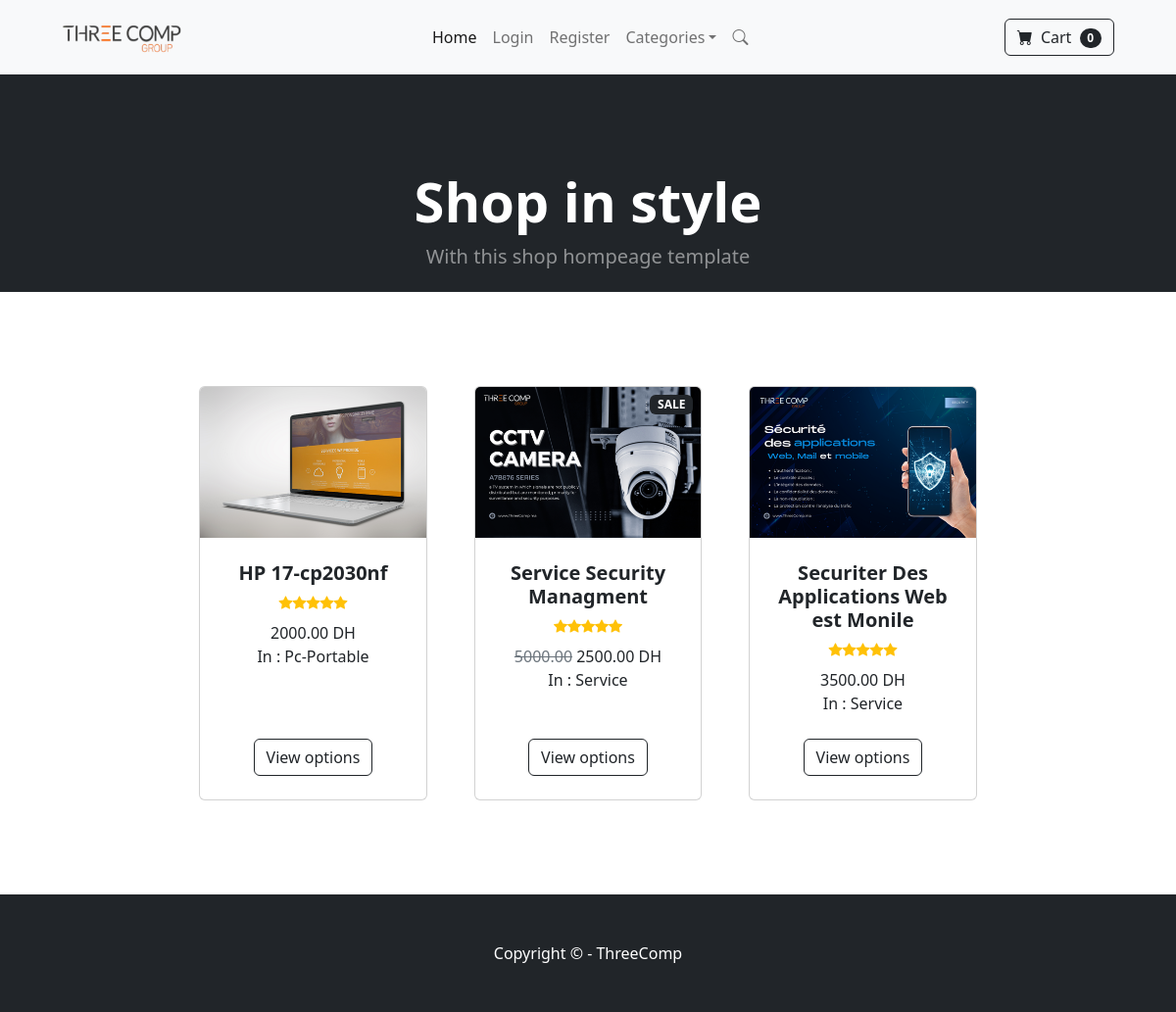
The app's page /base/ with its own data.
### Ecommerce_Website/models.py (models this page shows, shortened)
class produit(models.Model):
    DISPO_CHOICES = [
        ('DISPO', 'DISPONIBLE'),
        ('REP', 'RUPTURE DE STOCK'),
        ('SALE', 'SALE'),
    ]
    name = models.CharField(max_length=100)
    price = models.DecimalField(default=0, decimal_places=2, max_digits=6)
    categorie = models.ForeignKey(categories, on_delete=models.CASCADE, default=1)  # Par défaut, une catégorie
    description = HTMLField()  # Utiliser RichTextField pour les descriptions riches
    dispo = models.CharField(max_length=6, choices=DISPO_CHOICES, default='DISPO')
    image1 = models.ImageField(upload_to='produit/')
    is_sale = models.BooleanField(default=False)
    sale_price = models.DecimalField(default=0, decimal_places=2, max_digits=6)
    class Meta:
        verbose_name_plural = 'Les Produits'

class categories(models.Model):
    name_cat = models.CharField(max_length=100)
    img_cat = models.ImageField(upload_to='categorie/',blank=True)
    def __str__(self):
        return self.name_cat
    class Meta:
        verbose_name_plural = 'Categories'

### Ecommerce_Website/views.py (the view)
# urls.py: path('base/', views.materiel_HOME, name='base'),
def materiel_HOME(request):
    products = produit.objects.all()
    return render(request, 'Ecom/index.html',{'products':products})

### cart/cart.py (called while the page is built)
    def __len__(self):
        return len(self.cart)

### cart/context_processors.py (called while the page is built)
def cart(request):
    return {'cart': Cart(request)}

### Templates/Ecom/index.html
{% extends 'Ecom/base.html' %}
{% load static %}
{% block content %}
        <header class="bg-dark py-5" >
            <div class="container px-4 px-lg-5 my-5" style="height: 30px;">
                <div class="text-center text-white">
                    <h1 class="display-4 fw-bolder">Shop in style</h1>
                    <p class="lead fw-normal text-white-50 mb-0">With this shop hompeage template</p>
                </div>
            </div>
        </header>
        <section class="py-5">
            <div class="container px-4 px-lg-5 mt-5">
                <div class="row gx-4 gx-lg-5 row-cols-2 row-cols-md-3 row-cols-xl-4 justify-content-center">
                    {% for p in products %}
                    <div class="col mb-5">
                        <div class="card h-100">
                            {% if p.dispo == 'REP' %}
                                <div class="badge bg-dark text-white position-absolute" style="top: 0.5rem; right: 0.5rem">Rupture de Stock</div>
                            {% elif p.dispo == 'SALE'%}
                                <div class="badge bg-dark text-white position-absolute" style="top: 0.5rem; right: 0.5rem">SALE</div>
                            {% endif %}
                            <img class="card-img-top" src="{{p.image1.url}}" alt="..." />
                            <div class="card-body p-4">
                                <div class="text-center">
                                    <h5 class="fw-bolder">{{p.name}}</h5>
                                    <div class="d-flex justify-content-center small text-warning mb-2">
                                        <div class="bi-star-fill"></div>
                                        <div class="bi-star-fill"></div>
                                        <div class="bi-star-fill"></div>
                                        <div class="bi-star-fill"></div>
                                        <div class="bi-star-fill"></div>
                                    </div>
                                    {% if p.is_sale == True %}
                                        <span class="text-muted text-decoration-line-through">{{p.price}}</span>
                                        {{p.sale_price}} DH
                                    {% else %}
                                        {{p.price}} DH
                                    {% endif %}
                                    <br>
                                    In : {{p.categorie}}
                                </div>
                            </div>
                            <div class="card-footer p-4 pt-0 border-top-0 bg-transparent">
                                <div class="text-center"><a class="btn btn-outline-dark mt-auto" href="{% url 'product' p.id %}">View options</a></div>
                            </div>
                        </div>
                    </div>
{% endfor %}
                </div>
            </div>
        </section>
{% endblock content %}

### Templates/Ecom/base.html (shortened to what this page needs)
{% load static %}
<!DOCTYPE html>
<html lang="en">
    <head>
        <link href="https://cdn.jsdelivr.net/npm/bootstrap-icons@1.5.0/font/bootstrap-icons.css" rel="stylesheet" />
        <link href="{% static 'css/styles.css' %}" rel="stylesheet" />
    </head>
    <body>
        {% include 'Ecom/navbar.html' %}
        {% block content %}
        {% endblock content %}
        <footer class="py-5 bg-dark">
            <div class="container"><p class="m-0 text-center text-white">Copyright &copy; - ThreeComp</p>
            </div>
        </footer>
    </body>
</html>

### Templates/Ecom/navbar.html (shortened to what this page needs)
{% load static %}
<nav class="navbar navbar-expand-lg navbar-light bg-light">
    <div class="container px-4 px-lg-5">
        <a class="navbar-brand" href="{% url 'home' %}"><img src="{% static 'img/ThreeComp-Logo.png' %}" width="230" height="50" style="padding-right: 100px; margin-right: 100px;" m></a>
        <div class="collapse navbar-collapse" id="navbarSupportedContent">
            <ul class="navbar-nav me-auto mb-2 mb-lg-0 ms-lg-4">
                <li class="nav-item"><a class="nav-link active" aria-current="page" href="{% url 'base' %}">Home</a></li>
                {% if user.is_authenticated %}
                    <li class="nav-item dropdown">
                        <a class="nav-link dropdown-toggle" id="navbarDropdown" href="#" role="button" data-bs-toggle="dropdown" aria-expanded="false">Profile</a>
                        <ul class="dropdown-menu" aria-labelledby="navbarDropdown">
                            <li><a class="dropdown-item" href="{% url 'update_user' %}">User Profile</a></li>
                            <li><hr class="dropdown-divider" /></li>
                            <li><a class="dropdown-item" href="{% url 'update_info' %}">User info</a></li>
                        </ul>
                    </li>
                {% if user.is_superuser %}
                    <li class="nav-item dropdown">
                        <a class="nav-link dropdown-toggle" id="navbarDropdown" href="#" role="button" data-bs-toggle="dropdown" aria-expanded="false">Orders</a>
                        <ul class="dropdown-menu" aria-labelledby="navbarDropdown">
                            <li><a class="dropdown-item" href="{% url 'shipped_dash' %}">Shipped Orders</a></li>
                            <li><hr class="dropdown-divider" /></li>
                            <li><a class="dropdown-item" href="{% url 'not_shipped_dash' %}">UnShipped Orders</a></li>
                        </ul>
                    </li>
                {% endif %}
                    <li class="nav-item"><a class="nav-link" href="{% url 'logout' %}">Logout</a></li>
                {% else %}
                    <li class="nav-item"><a class="nav-link" href="{% url 'login' %}">Login</a></li>
                    <li class="nav-item"><a class="nav-link" href="{% url 'register' %}">Register</a></li>
                {% endif %}
                <li class="nav-item dropdown">
                    <a class="nav-link dropdown-toggle" id="navbarDropdown" href="#" role="button" data-bs-toggle="dropdown" aria-expanded="false">Categories</a>
                </li>
                <li class="nav-item"><a class="nav-link" href="{% url 'search' %}"><i class="bi bi-search"></i></a></li>
            </ul>
            <form class="d-flex">
                <a href="{% url 'cart_summary' %}" class="btn btn-outline-dark">
                    <i class="bi-cart-fill me-1"></i>
                    Cart
                    <span class="badge bg-dark text-white ms-1 rounded-pill" id="cart_quantity">{{ cart|length }}</span>
                </a>
            </form>
        </div>
    </div>
</nav>

### records on screen
produit: image1 (picture), name "HP 17-cp2030nf", price "2000.00", categorie "Pc-Portable"
produit: dispo "SALE", image1 (picture), name "Service Security Managment", price "5000.00", sale_price "2500.00", categorie "Service"
produit: image1 (picture), name "Securiter Des Applications Web est Monile", price "3500.00", categorie "Service"

### other values on screen
{{ cart|length }} "0"
